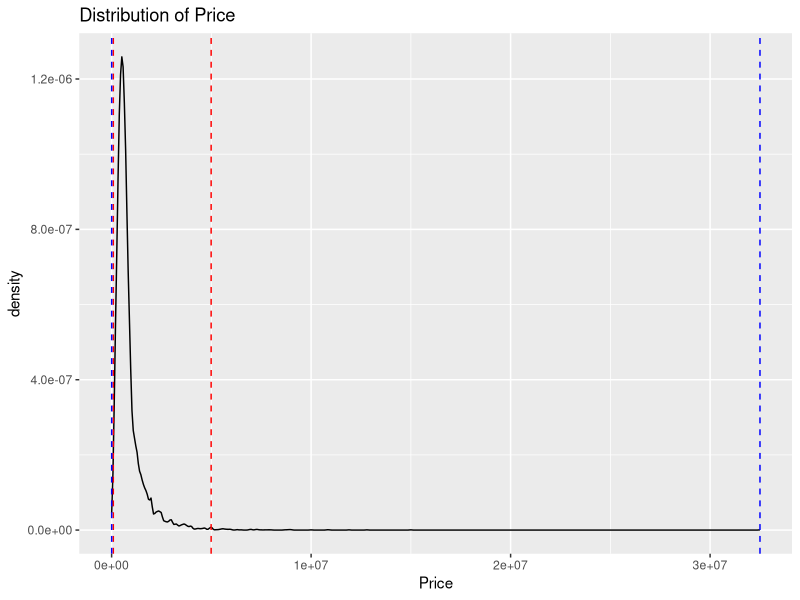
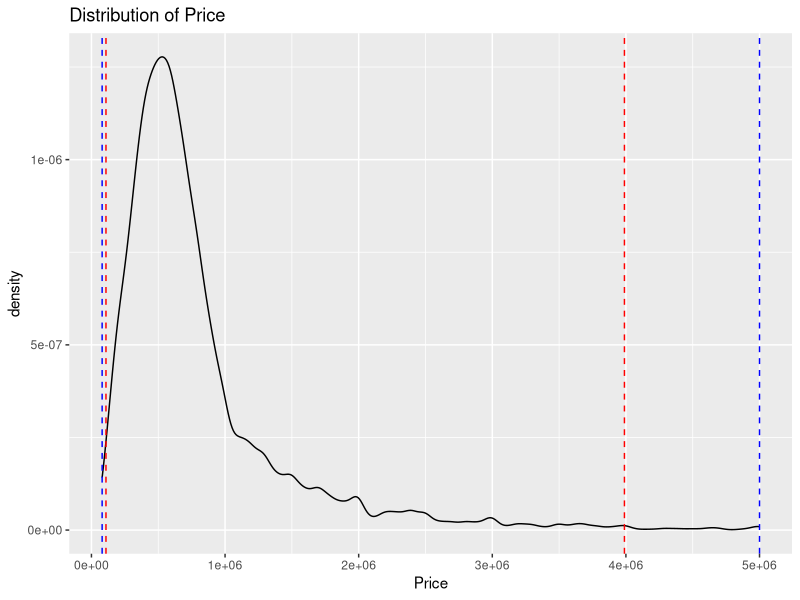
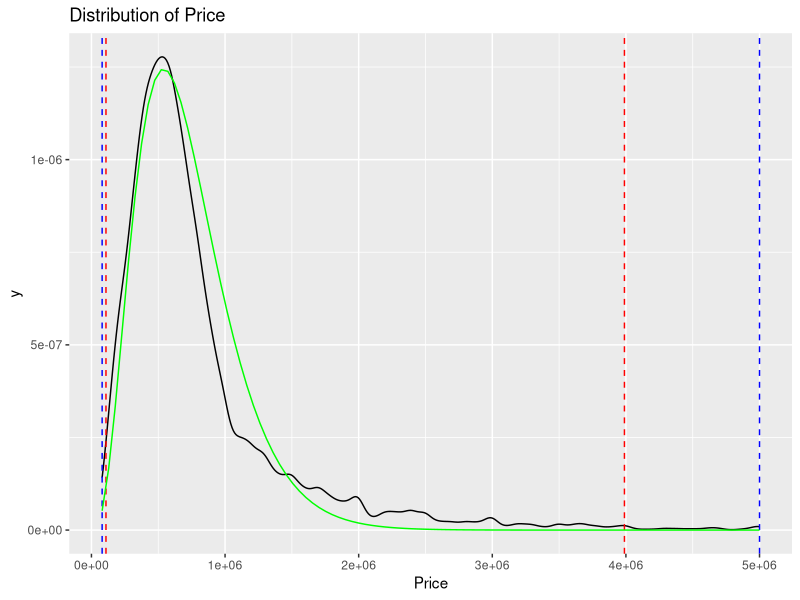
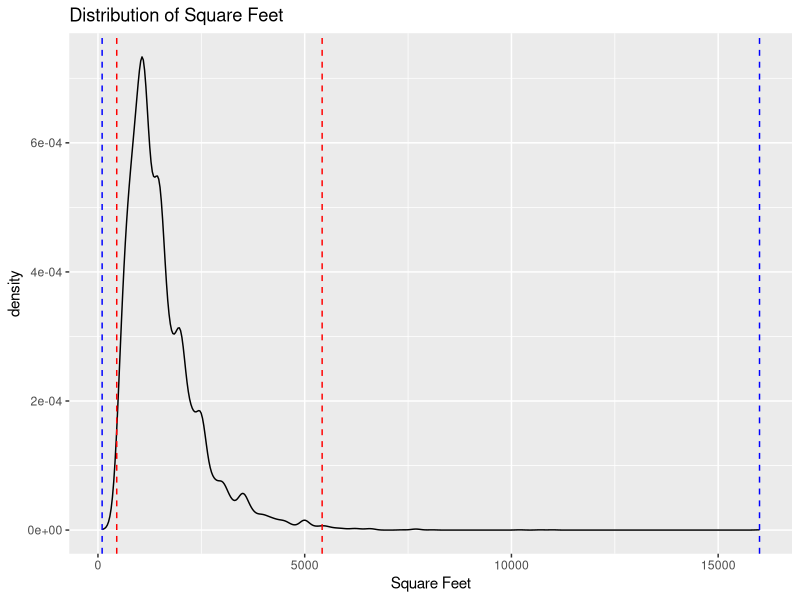
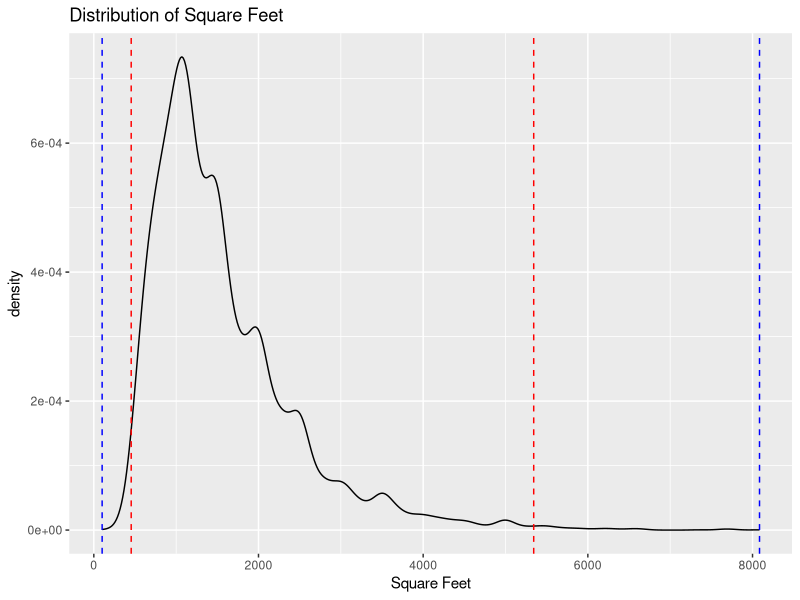
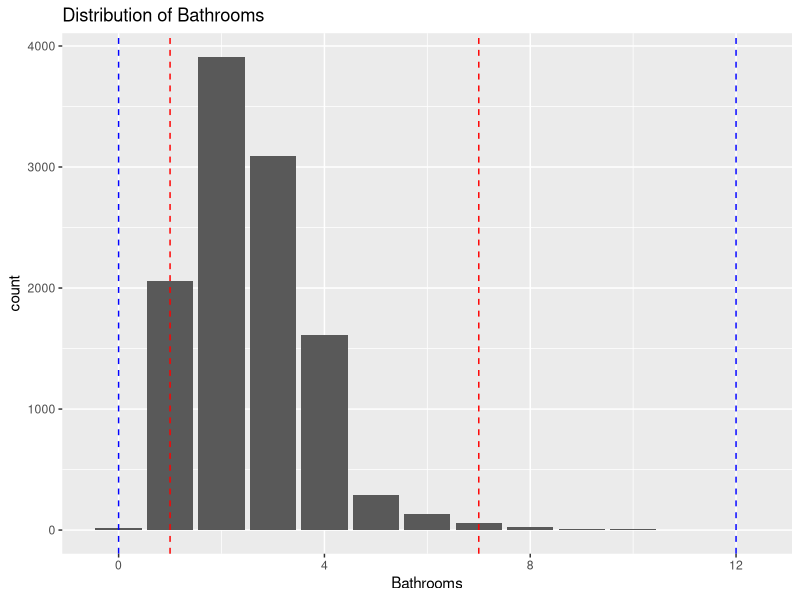
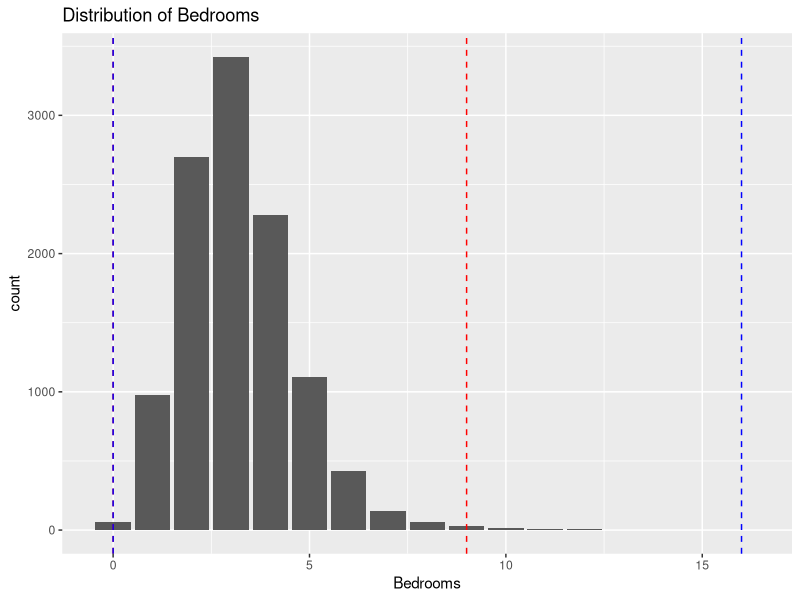
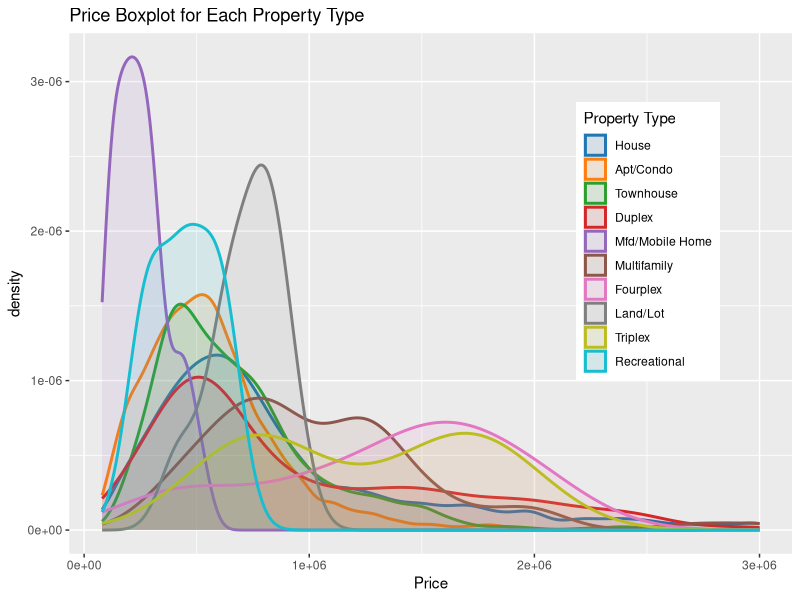

Recreate these plots in R, in order.
## ---- chunk 1
setwd("C:/Users/colef/Documents/GitHub/Housing-Web-Scraping")
## ---- chunk 2
library(tidyverse)
library(ggsci)
## ---- chunk 3
# Read in csv file as a tibble,
houses.df <- read_csv(file = "housing_df.csv", show_col_types = FALSE)
# remove any data with invalid values,
houses.df <- houses.df %>%
  drop_na()
# get rid of duplicates (some listings appeared multiple times),
houses.df <- houses.df %>%
  distinct()
# make Property Type a factor, and order it
houses.df$`Property Type` <- factor(houses.df$`Property Type`)
houses.df <- houses.df %>%
  mutate(`Property Type` = fct_reorder(`Property Type`, Price, 
                                       .fun="length", .desc = TRUE))
## ---- chunk 4
houses.glm1 <- glm(formula = Price~Bedrooms+Bathrooms+`Square Feet`+`Property Type`,
                   data=houses.df)
summary(houses.glm1)
## ---- chunk 5
#' Creates quantiles of middle 99% range of data and distribution plot
#' 
#' @param df A Dataframe
#' @param column A string representing a column name
#' @param datatype A string denoting plot type
#' @return list of quantile values
#' @return distribution plot
distribution_graph <- function(df, column, datatype="bar") {
  q <- quantile(df[[column]], probs=c(0,0.005,0.995,1))
  y <- if(datatype=="density"){geom_density()}else{geom_bar()}
  p <- ggplot(data=df, aes(x=.data[[column]])) + y +
    ggtitle(paste("Distribution of", column)) +
    geom_vline(xintercept=q[c(2,3)], linetype="dashed", color="red") + 
    geom_vline(xintercept=q[c(1,4)], linetype="dashed", color="blue")
  return(list(quantiles=q,plot=p))
}
distribution_graph(houses.df, "Price","density")
## ---- chunk 6
# filter out outlying prices and redo plotting:
houses.df <- houses.df %>%
  filter(Price <= 5000000) %>%
  filter(Price >= 80000)
price.plot <- distribution_graph(houses.df, "Price","density")
price.plot$quantiles
price.plot$plot
## ---- chunk 7
price.plot$plot + 
  stat_function(fun=dgamma, args=list(shape=4,scale=180000), 
                color="green", show.legend = TRUE)
## ---- chunk 8
distribution_graph(houses.df, "Square Feet","density")
## ---- chunk 9
# filter out outlying Square Feet and redo plotting:
houses.df <- houses.df %>%
  filter(`Square Feet` <= 10000)
distribution_graph(houses.df, "Square Feet","density")
## ---- chunk 10
distribution_graph(houses.df, "Bathrooms")
## ---- chunk 11
distribution_graph(houses.df, "Bedrooms")
## ---- chunk 12
houses.df %>%
  group_by(`Property Type`) %>%
  summarise(count=n())
ggplot(data=houses.df[houses.df$Price<=3000000,], 
       aes(x=Price, fill=`Property Type`, color=`Property Type`)) +
  geom_density(linewidth=1,alpha=0.1) + ggtitle("Price Boxplot for Each Property Type") +
  theme(legend.position="inside", legend.position.inside = c(0.8, 0.6)) +
  scale_color_d3() + scale_fill_d3()
## ---- chunk 13
# multi-family merging
houses.df[houses.df$`Property Type` %in% 
            c("Triplex","Fourplex"),]$`Property Type` <- 
  "Multifamily"

# removing categories
houses.df <- houses.df %>%
  filter(!(`Property Type` %in% c("Land/Lot","Recreational")))
## ---- chunk 14
ggplot(data=houses.df[houses.df$Price<=3000000,], 
       aes(x=Price, fill=`Property Type`, color=`Property Type`)) +
  geom_density(linewidth=1,alpha=0.1) + ggtitle("Price Boxplot for Each Property Type") +
  theme(legend.position="inside", legend.position.inside = c(0.8, 0.6)) +
  scale_color_d3() + scale_fill_d3()
## ---- chunk 15
houses.glm2 <- glm(formula = Price~Bedrooms+Bathrooms+`Square Feet`+`Property Type`, 
                   data=houses.df, family = Gamma(link="log"))
summary(houses.glm2)
